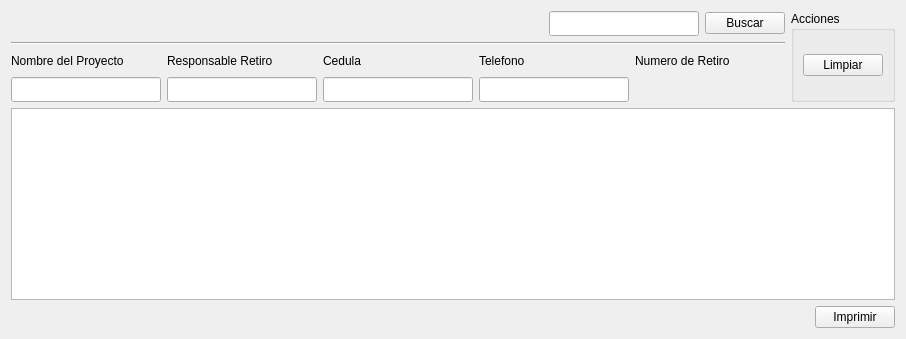
          <widget class="QWidget" name="page_Visualizar_salidas">
           <layout class="QVBoxLayout" name="verticalLayout_20">
            <item>
             <layout class="QVBoxLayout" name="verticalLayout_55">
              <item>
               <layout class="QHBoxLayout" name="horizontalLayout_38">
                <item>
                 <layout class="QVBoxLayout" name="verticalLayout_54">
                  <item>
                   <layout class="QHBoxLayout" name="horizontalLayout_37">
                    <item>
                     <spacer name="horizontalSpacer_38">
                      <property name="orientation">
                       <enum>Qt::Horizontal</enum>
                      </property>
                      <property name="sizeHint" stdset="0">
                       <size>
                        <width>40</width>
                        <height>20</height>
                       </size>
                      </property>
                     </spacer>
                    </item>
                    <item>
                     <layout class="QHBoxLayout" name="horizontalLayout_73">
                      <item>
                       <spacer name="horizontalSpacer_85">
                        <property name="orientation">
                         <enum>Qt::Horizontal</enum>
                        </property>
                        <property name="sizeHint" stdset="0">
                         <size>
                          <width>40</width>
                          <height>20</height>
                         </size>
                        </property>
                       </spacer>
                      </item>
                      <item>
                       <widget class="QLineEdit" name="lineEdit_busqueda_Salida">
                        <property name="minimumSize">
                         <size>
                          <width>0</width>
                          <height>25</height>
                         </size>
                        </property>
                       </widget>
                      </item>
                      <item>
                       <widget class="QPushButton" name="btn_buscar_Salidas">
                        <property name="text">
                         <string>Buscar</string>
                        </property>
                       </widget>
                      </item>
                     </layout>
                    </item>
                   </layout>
                  </item>
                  <item>
                   <widget class="Line" name="line_6">
                    <property name="orientation">
                     <enum>Qt::Horizontal</enum>
                    </property>
                   </widget>
                  </item>
                  <item>
                   <layout class="QHBoxLayout" name="horizontalLayout_30">
                    <item>
                     <layout class="QVBoxLayout" name="verticalLayout_69">
                      <item>
                       <widget class="QLabel" name="label_82">
                        <property name="minimumSize">
                         <size>
                          <width>150</width>
                          <height>20</height>
                         </size>
                        </property>
                        <property name="maximumSize">
                         <size>
                          <width>16777215</width>
                          <height>20</height>
                         </size>
                        </property>
                        <property name="text">
                         <string>Nombre del Proyecto</string>
                        </property>
                       </widget>
                      </item>
                      <item>
                       <widget class="QLineEdit" name="txtbx_nameproyecto_Salida">
                        <property name="minimumSize">
                         <size>
                          <width>0</width>
                          <height>25</height>
                         </size>
                        </property>
                       </widget>
                      </item>
                     </layout>
                    </item>
                    <item>
                     <layout class="QVBoxLayout" name="verticalLayout_70">
                      <item>
                       <widget class="QLabel" name="label_83">
                        <property name="minimumSize">
                         <size>
                          <width>150</width>
                          <height>20</height>
                         </size>
                        </property>
                        <property name="maximumSize">
                         <size>
                          <width>16777215</width>
                          <height>20</height>
                         </size>
                        </property>
                        <property name="text">
                         <string>Responsable Retiro</string>
                        </property>
                       </widget>
                      </item>
                      <item>
                       <widget class="QLineEdit" name="lineEdit_Responsable_salid">
                        <property name="minimumSize">
                         <size>
                          <width>0</width>
                          <height>25</height>
                         </size>
                        </property>
                       </widget>
                      </item>
                     </layout>
                    </item>
                    <item>
                     <layout class="QVBoxLayout" name="verticalLayout_71">
                      <item>
                       <widget class="QLabel" name="label_84">
                        <property name="minimumSize">
                         <size>
                          <width>150</width>
                          <height>20</height>
                         </size>
                        </property>
                        <property name="maximumSize">
                         <size>
                          <width>16777215</width>
                          <height>20</height>
                         </size>
                        </property>
                        <property name="text">
                         <string>Cedula</string>
                        </property>
                       </widget>
                      </item>
                      <item>
                       <widget class="QLineEdit" name="txtbx_cedula_Responsable_Salida">
                        <property name="minimumSize">
                         <size>
                          <width>0</width>
                          <height>25</height>
                         </size>
                        </property>
                       </widget>
                      </item>
                     </layout>
                    </item>
                    <item>
                     <layout class="QVBoxLayout" name="verticalLayout_72">
                      <item>
                       <widget class="QLabel" name="label_85">
                        <property name="minimumSize">
                         <size>
                          <width>150</width>
                          <height>20</height>
                         </size>
                        </property>
                        <property name="maximumSize">
                         <size>
                          <width>16777215</width>
                          <height>20</height>
                         </size>
                        </property>
                        <property name="text">
                         <string>Telefono</string>
                        </property>
                       </widget>
                      </item>
                      <item>
                       <widget class="QLineEdit" name="txtbx_telefonoresponsable_Salida">
                        <property name="minimumSize">
                         <size>
                          <width>0</width>
                          <height>25</height>
                         </size>
                        </property>
                       </widget>
                      </item>
                     </layout>
                    </item>
                    <item>
                     <layout class="QVBoxLayout" name="verticalLayout_73">
                      <item>
                       <widget class="QLabel" name="label_86">
                        <property name="minimumSize">
                         <size>
                          <width>150</width>
                          <height>20</height>
                         </size>
                        </property>
                        <property name="maximumSize">
                         <size>
                          <width>16777215</width>
                          <height>20</height>
                         </size>
                        </property>
                        <property name="text">
                         <string>Numero de Retiro</string>
                        </property>
                       </widget>
                      </item>
                      <item>
                       <widget class="QLabel" name="label_numero_retiro_salida">
                        <property name="text">
                         <string/>
                        </property>
                       </widget>
                      </item>
                     </layout>
                    </item>
                   </layout>
                  </item>
                 </layout>
                </item>
                <item>
                 <widget class="QGroupBox" name="groupBox_4">
                  <property name="title">
                   <string>Acciones</string>
                  </property>
                  <layout class="QVBoxLayout" name="verticalLayout_141">
                   <item>
                    <widget class="QPushButton" name="btn_Limpiar_Salidas">
                     <property name="text">
                      <string>Limpiar</string>
                     </property>
                    </widget>
                   </item>
                  </layout>
                 </widget>
                </item>
               </layout>
              </item>
              <item>
               <widget class="QTableWidget" name="tableWidget_8"/>
              </item>
              <item>
               <layout class="QHBoxLayout" name="horizontalLayout_55">
                <item>
                 <spacer name="horizontalSpacer_53">
                  <property name="orientation">
                   <enum>Qt::Horizontal</enum>
                  </property>
                  <property name="sizeHint" stdset="0">
                   <size>
                    <width>40</width>
                    <height>20</height>
                   </size>
                  </property>
                 </spacer>
                </item>
                <item>
                 <widget class="QPushButton" name="btn_print_SalidasVis">
                  <property name="text">
                   <string>Imprimir</string>
                  </property>
                 </widget>
                </item>
               </layout>
              </item>
             </layout>
            </item>
           </layout>
          </widget>
